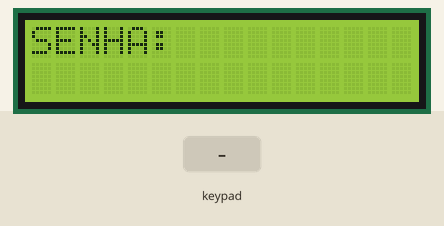
Recording of a sketch running on a simulated Arduino Uno, built with avr-gcc and run on an emulated ATmega328P. On the bench: 16×2 character LCD. The test bench sets the inputs (shaded band).

Above: at 2.2 s.
2.3 s: keypad keys 4 0 0 2 # pressed 0.4 s apart
At 2.9 s:
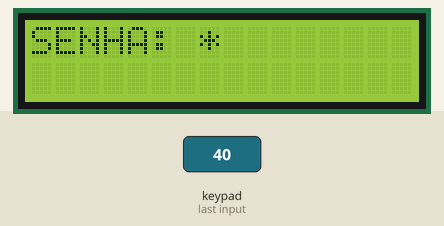
At 4.7 s:
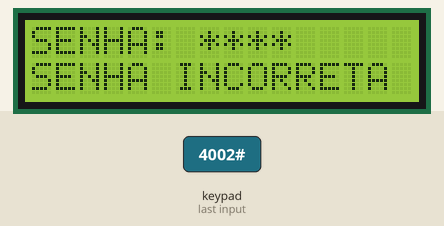
Timing chart, 0 to 6.2 s (numbered marks = the images above; inputs shaded):
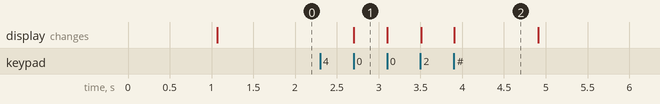

The sketch:

rele.ino
```cpp
#include <LiquidCrystal.h>
#include <Keypad.h>

LiquidCrystal lcd(13,12,3,2,1,0);

String senha = "4002";
String buf = "";
const byte LINHAS = 4;
const byte COLUNAS = 4;
int i = 0;
char keys [LINHAS] [COLUNAS] =
{
  {'1','2','3','A'},
  {'4','5','6','B'},
  {'7','8','9','C'},
  {'*','0','#','D'}
};

byte rowPins[LINHAS] = {11,10,9,8};
byte colPins[COLUNAS] = {7,6,5,4};

Keypad teclado = Keypad (makeKeymap(keys), rowPins, colPins, LINHAS, COLUNAS);

//

int pos=7;

void password() {
  while (i<4){
  lcd.setCursor (0,0);
  lcd.print ("SENHA:");

  char key = teclado.getKey();
  if (key != NO_KEY){
  buf+= key;
  lcd.setCursor(pos,0);
  lcd.print("*");
  i++;
    pos++;
   }
  }
   if (buf == senha){
  lcd.setCursor(0,1);
  lcd.print("SENHA OK");
  digitalWrite(A2,HIGH);
  delay(3000);
  lcd.clear();
  lcd.print ("SENHA:");
  i=0;
     pos=7;
  buf = "";
   }
  if (buf != senha){
  lcd.setCursor(0,1);
  lcd.print("SENHA INCORRETA");
  delay(1000);
  lcd.clear();
  lcd.print("SENHA:");
  i=0;
    pos=7;
  buf = "";
  }
}

//

void setup(){

  lcd.begin(16,2);
  lcd.print("INICIANDO");
  delay(1000);
  lcd.clear();
  lcd.setCursor(0,0);
  lcd.print("SENHA:");
  }

void loop(){

  digitalWrite(A2,LOW);
  char key = teclado.getKey();
  if (key != NO_KEY){
  password();
    }
  }
```

Measured:
- after the input at 2.3 s, the display: changes after 0.40 s (image 1)
- what the display in image 2 shows lasts 1.0 s, from 3.9 s to 4.9 s
